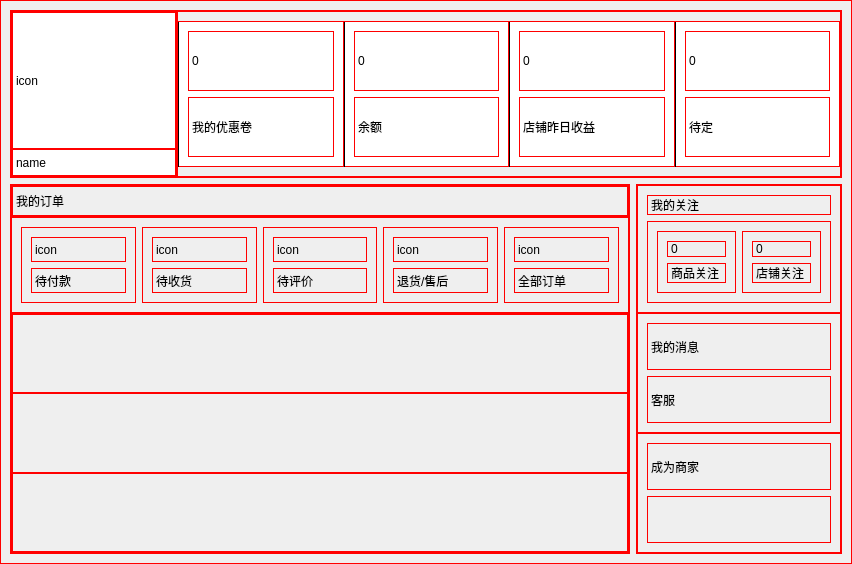
<?xml version="1.0" encoding="UTF-8"?>
<ui version="4.0">
 <class>Form</class>
 <widget class="QWidget" name="Form">
  <property name="geometry">
   <rect>
    <x>0</x>
    <y>0</y>
    <width>852</width>
    <height>564</height>
   </rect>
  </property>
  <property name="windowTitle">
   <string>Form</string>
  </property>
  <property name="styleSheet">
   <string notr="true">border:1px solid red;
</string>
  </property>
  <layout class="QVBoxLayout" name="verticalLayout">
   <property name="spacing">
    <number>0</number>
   </property>
   <property name="leftMargin">
    <number>0</number>
   </property>
   <property name="topMargin">
    <number>0</number>
   </property>
   <property name="rightMargin">
    <number>0</number>
   </property>
   <property name="bottomMargin">
    <number>0</number>
   </property>
   <item>
    <widget class="QFrame" name="frame">
     <property name="frameShape">
      <enum>QFrame::StyledPanel</enum>
     </property>
     <property name="frameShadow">
      <enum>QFrame::Raised</enum>
     </property>
     <layout class="QGridLayout" name="gridLayout" rowstretch="5,11" columnstretch="3,1">
      <item row="0" column="0" colspan="2">
       <widget class="QFrame" name="frame_2">
        <property name="frameShape">
         <enum>QFrame::StyledPanel</enum>
        </property>
        <property name="frameShadow">
         <enum>QFrame::Raised</enum>
        </property>
        <layout class="QHBoxLayout" name="horizontalLayout" stretch="1,4">
         <property name="spacing">
          <number>0</number>
         </property>
         <property name="leftMargin">
          <number>0</number>
         </property>
         <property name="topMargin">
          <number>0</number>
         </property>
         <property name="rightMargin">
          <number>0</number>
         </property>
         <property name="bottomMargin">
          <number>0</number>
         </property>
         <item>
          <widget class="QFrame" name="frame_11">
           <property name="styleSheet">
            <string notr="true">QFrame{
	background:rgb(255,255,255);
}</string>
           </property>
           <property name="frameShape">
            <enum>QFrame::NoFrame</enum>
           </property>
           <property name="frameShadow">
            <enum>QFrame::Raised</enum>
           </property>
           <property name="lineWidth">
            <number>1</number>
           </property>
           <layout class="QVBoxLayout" name="verticalLayout_5" stretch="5,1">
            <property name="spacing">
             <number>0</number>
            </property>
            <property name="leftMargin">
             <number>0</number>
            </property>
            <property name="topMargin">
             <number>0</number>
            </property>
            <property name="rightMargin">
             <number>0</number>
            </property>
            <property name="bottomMargin">
             <number>0</number>
            </property>
            <item>
             <widget class="QLabel" name="label_3">
              <property name="frameShape">
               <enum>QFrame::NoFrame</enum>
              </property>
              <property name="frameShadow">
               <enum>QFrame::Raised</enum>
              </property>
              <property name="text">
               <string>icon</string>
              </property>
             </widget>
            </item>
            <item>
             <widget class="QLabel" name="label_4">
              <property name="text">
               <string>name</string>
              </property>
             </widget>
            </item>
           </layout>
          </widget>
         </item>
         <item>
          <widget class="QFrame" name="frame_12">
           <property name="styleSheet">
            <string notr="true">QFrame{
	background-color:rgb(255,255,255);
}
#frame_12{
	background-color:none;
}
#frame_13{
	border-left:1px solid black;
}
#frame_14{
	border-left:1px solid black;
}
#frame_15{
	border-left:1px solid black;
}
#frame_16{
	border-left:1px solid black;
}</string>
           </property>
           <property name="frameShape">
            <enum>QFrame::NoFrame</enum>
           </property>
           <property name="frameShadow">
            <enum>QFrame::Raised</enum>
           </property>
           <layout class="QHBoxLayout" name="horizontalLayout_2">
            <property name="spacing">
             <number>0</number>
            </property>
            <property name="leftMargin">
             <number>0</number>
            </property>
            <property name="rightMargin">
             <number>0</number>
            </property>
            <item>
             <widget class="QFrame" name="frame_13">
              <property name="styleSheet">
               <string notr="true">#frame_13{
	border-left:1px solid black;
}</string>
              </property>
              <property name="frameShape">
               <enum>QFrame::StyledPanel</enum>
              </property>
              <property name="frameShadow">
               <enum>QFrame::Raised</enum>
              </property>
              <layout class="QVBoxLayout" name="verticalLayout_4">
               <item>
                <widget class="QLabel" name="label">
                 <property name="text">
                  <string>0</string>
                 </property>
                </widget>
               </item>
               <item>
                <widget class="QLabel" name="label_2">
                 <property name="text">
                  <string>我的优惠卷</string>
                 </property>
                </widget>
               </item>
              </layout>
             </widget>
            </item>
            <item>
             <widget class="QFrame" name="frame_14">
              <property name="styleSheet">
               <string notr="true">#frame_14{
	border-left:1px solid black;
}</string>
              </property>
              <property name="frameShape">
               <enum>QFrame::StyledPanel</enum>
              </property>
              <property name="frameShadow">
               <enum>QFrame::Raised</enum>
              </property>
              <layout class="QVBoxLayout" name="verticalLayout_6">
               <item>
                <widget class="QLabel" name="label_5">
                 <property name="text">
                  <string>0</string>
                 </property>
                </widget>
               </item>
               <item>
                <widget class="QLabel" name="label_6">
                 <property name="text">
                  <string>余额</string>
                 </property>
                </widget>
               </item>
              </layout>
             </widget>
            </item>
            <item>
             <widget class="QFrame" name="frame_15">
              <property name="frameShape">
               <enum>QFrame::StyledPanel</enum>
              </property>
              <property name="frameShadow">
               <enum>QFrame::Raised</enum>
              </property>
              <layout class="QVBoxLayout" name="verticalLayout_7">
               <item>
                <widget class="QLabel" name="label_7">
                 <property name="text">
                  <string>0</string>
                 </property>
                </widget>
               </item>
               <item>
                <widget class="QLabel" name="label_8">
                 <property name="lineWidth">
                  <number>10</number>
                 </property>
                 <property name="text">
                  <string>店铺昨日收益</string>
                 </property>
                </widget>
               </item>
              </layout>
             </widget>
            </item>
            <item>
             <widget class="QFrame" name="frame_16">
              <property name="frameShape">
               <enum>QFrame::StyledPanel</enum>
              </property>
              <property name="frameShadow">
               <enum>QFrame::Raised</enum>
              </property>
              <layout class="QVBoxLayout" name="verticalLayout_8">
               <item>
                <widget class="QLabel" name="label_9">
                 <property name="text">
                  <string>0</string>
                 </property>
                </widget>
               </item>
               <item>
                <widget class="QLabel" name="label_10">
                 <property name="text">
                  <string>待定</string>
                 </property>
                </widget>
               </item>
              </layout>
             </widget>
            </item>
           </layout>
          </widget>
         </item>
        </layout>
       </widget>
      </item>
      <item row="1" column="0">
       <widget class="QFrame" name="frame_3">
        <property name="frameShape">
         <enum>QFrame::StyledPanel</enum>
        </property>
        <property name="frameShadow">
         <enum>QFrame::Raised</enum>
        </property>
        <layout class="QVBoxLayout" name="verticalLayout_2" stretch="2,6,15">
         <property name="spacing">
          <number>0</number>
         </property>
         <property name="leftMargin">
          <number>0</number>
         </property>
         <property name="topMargin">
          <number>0</number>
         </property>
         <property name="rightMargin">
          <number>0</number>
         </property>
         <property name="bottomMargin">
          <number>0</number>
         </property>
         <item>
          <widget class="QFrame" name="frame_5">
           <property name="frameShape">
            <enum>QFrame::StyledPanel</enum>
           </property>
           <property name="frameShadow">
            <enum>QFrame::Raised</enum>
           </property>
           <layout class="QHBoxLayout" name="horizontalLayout_3">
            <property name="spacing">
             <number>0</number>
            </property>
            <property name="leftMargin">
             <number>0</number>
            </property>
            <property name="topMargin">
             <number>0</number>
            </property>
            <property name="rightMargin">
             <number>0</number>
            </property>
            <property name="bottomMargin">
             <number>0</number>
            </property>
            <item>
             <widget class="QLabel" name="label_11">
              <property name="styleSheet">
               <string notr="true">font: 12pt &quot;Microsoft YaHei UI&quot;;</string>
              </property>
              <property name="text">
               <string>我的订单</string>
              </property>
             </widget>
            </item>
           </layout>
          </widget>
         </item>
         <item>
          <widget class="QFrame" name="frame_6">
           <property name="frameShape">
            <enum>QFrame::StyledPanel</enum>
           </property>
           <property name="frameShadow">
            <enum>QFrame::Raised</enum>
           </property>
           <layout class="QHBoxLayout" name="horizontalLayout_4">
            <item>
             <widget class="QFrame" name="frame_17">
              <property name="frameShape">
               <enum>QFrame::StyledPanel</enum>
              </property>
              <property name="frameShadow">
               <enum>QFrame::Raised</enum>
              </property>
              <layout class="QVBoxLayout" name="verticalLayout_9">
               <item>
                <widget class="MyLabel" name="label_12">
                 <property name="text">
                  <string>icon</string>
                 </property>
                </widget>
               </item>
               <item>
                <widget class="QLabel" name="label_13">
                 <property name="text">
                  <string>待付款</string>
                 </property>
                </widget>
               </item>
              </layout>
             </widget>
            </item>
            <item>
             <widget class="QFrame" name="frame_18">
              <property name="frameShape">
               <enum>QFrame::StyledPanel</enum>
              </property>
              <property name="frameShadow">
               <enum>QFrame::Raised</enum>
              </property>
              <layout class="QVBoxLayout" name="verticalLayout_10">
               <item>
                <widget class="MyLabel" name="label_14">
                 <property name="text">
                  <string>icon</string>
                 </property>
                </widget>
               </item>
               <item>
                <widget class="QLabel" name="label_15">
                 <property name="text">
                  <string>待收货</string>
                 </property>
                </widget>
               </item>
              </layout>
             </widget>
            </item>
            <item>
             <widget class="QFrame" name="frame_19">
              <property name="frameShape">
               <enum>QFrame::StyledPanel</enum>
              </property>
              <property name="frameShadow">
               <enum>QFrame::Raised</enum>
              </property>
              <layout class="QVBoxLayout" name="verticalLayout_11">
               <item>
                <widget class="MyLabel" name="label_16">
                 <property name="text">
                  <string>icon</string>
                 </property>
                </widget>
               </item>
               <item>
                <widget class="QLabel" name="label_17">
                 <property name="text">
                  <string>待评价</string>
                 </property>
                </widget>
               </item>
              </layout>
             </widget>
            </item>
            <item>
             <widget class="QFrame" name="frame_20">
              <property name="frameShape">
               <enum>QFrame::StyledPanel</enum>
              </property>
              <property name="frameShadow">
               <enum>QFrame::Raised</enum>
              </property>
              <layout class="QVBoxLayout" name="verticalLayout_12">
               <item>
                <widget class="MyLabel" name="label_18">
                 <property name="text">
                  <string>icon</string>
                 </property>
                </widget>
               </item>
               <item>
                <widget class="QLabel" name="label_19">
                 <property name="text">
                  <string>退货/售后</string>
                 </property>
                </widget>
               </item>
              </layout>
             </widget>
            </item>
            <item>
             <widget class="QFrame" name="frame_21">
              <property name="frameShape">
               <enum>QFrame::StyledPanel</enum>
              </property>
              <property name="frameShadow">
               <enum>QFrame::Raised</enum>
              </property>
              <layout class="QVBoxLayout" name="verticalLayout_13">
               <item>
                <widget class="QLabel" name="label_20">
                 <property name="text">
                  <string>icon</string>
                 </property>
                </widget>
               </item>
               <item>
                <widget class="QLabel" name="label_21">
                 <property name="text">
                  <string>全部订单</string>
                 </property>
                </widget>
               </item>
              </layout>
             </widget>
            </item>
           </layout>
          </widget>
         </item>
         <item>
          <widget class="QFrame" name="frame_7">
           <property name="frameShape">
            <enum>QFrame::StyledPanel</enum>
           </property>
           <property name="frameShadow">
            <enum>QFrame::Raised</enum>
           </property>
           <layout class="QVBoxLayout" name="verticalLayout_14">
            <property name="spacing">
             <number>0</number>
            </property>
            <property name="leftMargin">
             <number>0</number>
            </property>
            <property name="topMargin">
             <number>0</number>
            </property>
            <property name="rightMargin">
             <number>0</number>
            </property>
            <property name="bottomMargin">
             <number>0</number>
            </property>
            <item>
             <widget class="QFrame" name="frame_22">
              <property name="frameShape">
               <enum>QFrame::StyledPanel</enum>
              </property>
              <property name="frameShadow">
               <enum>QFrame::Raised</enum>
              </property>
             </widget>
            </item>
            <item>
             <widget class="QFrame" name="frame_23">
              <property name="frameShape">
               <enum>QFrame::StyledPanel</enum>
              </property>
              <property name="frameShadow">
               <enum>QFrame::Raised</enum>
              </property>
             </widget>
            </item>
            <item>
             <widget class="QFrame" name="frame_24">
              <property name="frameShape">
               <enum>QFrame::StyledPanel</enum>
              </property>
              <property name="frameShadow">
               <enum>QFrame::Raised</enum>
              </property>
             </widget>
            </item>
           </layout>
          </widget>
         </item>
        </layout>
       </widget>
      </item>
      <item row="1" column="1">
       <widget class="QFrame" name="frame_4">
        <property name="frameShape">
         <enum>QFrame::StyledPanel</enum>
        </property>
        <property name="frameShadow">
         <enum>QFrame::Raised</enum>
        </property>
        <layout class="QVBoxLayout" name="verticalLayout_3">
         <property name="spacing">
          <number>0</number>
         </property>
         <property name="leftMargin">
          <number>0</number>
         </property>
         <property name="topMargin">
          <number>0</number>
         </property>
         <property name="rightMargin">
          <number>0</number>
         </property>
         <property name="bottomMargin">
          <number>0</number>
         </property>
         <item>
          <widget class="QFrame" name="frame_8">
           <property name="frameShape">
            <enum>QFrame::StyledPanel</enum>
           </property>
           <property name="frameShadow">
            <enum>QFrame::Raised</enum>
           </property>
           <layout class="QVBoxLayout" name="verticalLayout_15">
            <item>
             <widget class="QLabel" name="label_22">
              <property name="styleSheet">
               <string notr="true">font: 12pt &quot;Microsoft YaHei UI&quot;;</string>
              </property>
              <property name="text">
               <string>我的关注</string>
              </property>
             </widget>
            </item>
            <item>
             <widget class="QFrame" name="frame_25">
              <property name="frameShape">
               <enum>QFrame::StyledPanel</enum>
              </property>
              <property name="frameShadow">
               <enum>QFrame::Raised</enum>
              </property>
              <layout class="QHBoxLayout" name="horizontalLayout_5">
               <item>
                <widget class="QFrame" name="frame_26">
                 <property name="frameShape">
                  <enum>QFrame::StyledPanel</enum>
                 </property>
                 <property name="frameShadow">
                  <enum>QFrame::Raised</enum>
                 </property>
                 <layout class="QVBoxLayout" name="verticalLayout_16">
                  <item>
                   <widget class="QLabel" name="label_23">
                    <property name="text">
                     <string>0</string>
                    </property>
                   </widget>
                  </item>
                  <item>
                   <widget class="QLabel" name="label_24">
                    <property name="text">
                     <string>商品关注</string>
                    </property>
                   </widget>
                  </item>
                 </layout>
                </widget>
               </item>
               <item>
                <widget class="QFrame" name="frame_27">
                 <property name="frameShape">
                  <enum>QFrame::StyledPanel</enum>
                 </property>
                 <property name="frameShadow">
                  <enum>QFrame::Raised</enum>
                 </property>
                 <layout class="QVBoxLayout" name="verticalLayout_17">
                  <item>
                   <widget class="QLabel" name="label_25">
                    <property name="text">
                     <string>0</string>
                    </property>
                   </widget>
                  </item>
                  <item>
                   <widget class="QLabel" name="label_26">
                    <property name="text">
                     <string>店铺关注</string>
                    </property>
                   </widget>
                  </item>
                 </layout>
                </widget>
               </item>
              </layout>
             </widget>
            </item>
           </layout>
          </widget>
         </item>
         <item>
          <widget class="QFrame" name="frame_9">
           <property name="frameShape">
            <enum>QFrame::StyledPanel</enum>
           </property>
           <property name="frameShadow">
            <enum>QFrame::Raised</enum>
           </property>
           <layout class="QVBoxLayout" name="verticalLayout_18">
            <item>
             <widget class="QLabel" name="label_27">
              <property name="text">
               <string>我的消息</string>
              </property>
             </widget>
            </item>
            <item>
             <widget class="QLabel" name="label_28">
              <property name="text">
               <string>客服</string>
              </property>
             </widget>
            </item>
           </layout>
          </widget>
         </item>
         <item>
          <widget class="QFrame" name="frame_10">
           <property name="frameShape">
            <enum>QFrame::StyledPanel</enum>
           </property>
           <property name="frameShadow">
            <enum>QFrame::Raised</enum>
           </property>
           <layout class="QVBoxLayout" name="verticalLayout_19">
            <item>
             <widget class="MyLabel" name="label_becomeBusiness">
              <property name="text">
               <string>成为商家</string>
              </property>
             </widget>
            </item>
            <item>
             <widget class="QFrame" name="frame_28">
              <property name="frameShape">
               <enum>QFrame::StyledPanel</enum>
              </property>
              <property name="frameShadow">
               <enum>QFrame::Raised</enum>
              </property>
             </widget>
            </item>
           </layout>
          </widget>
         </item>
        </layout>
       </widget>
      </item>
     </layout>
    </widget>
   </item>
  </layout>
 </widget>
 <customwidgets>
  <customwidget>
   <class>MyLabel</class>
   <extends>QLabel</extends>
   <header location="global">app.components.my_label.h</header>
  </customwidget>
 </customwidgets>
 <resources/>
 <connections/>
</ui>
